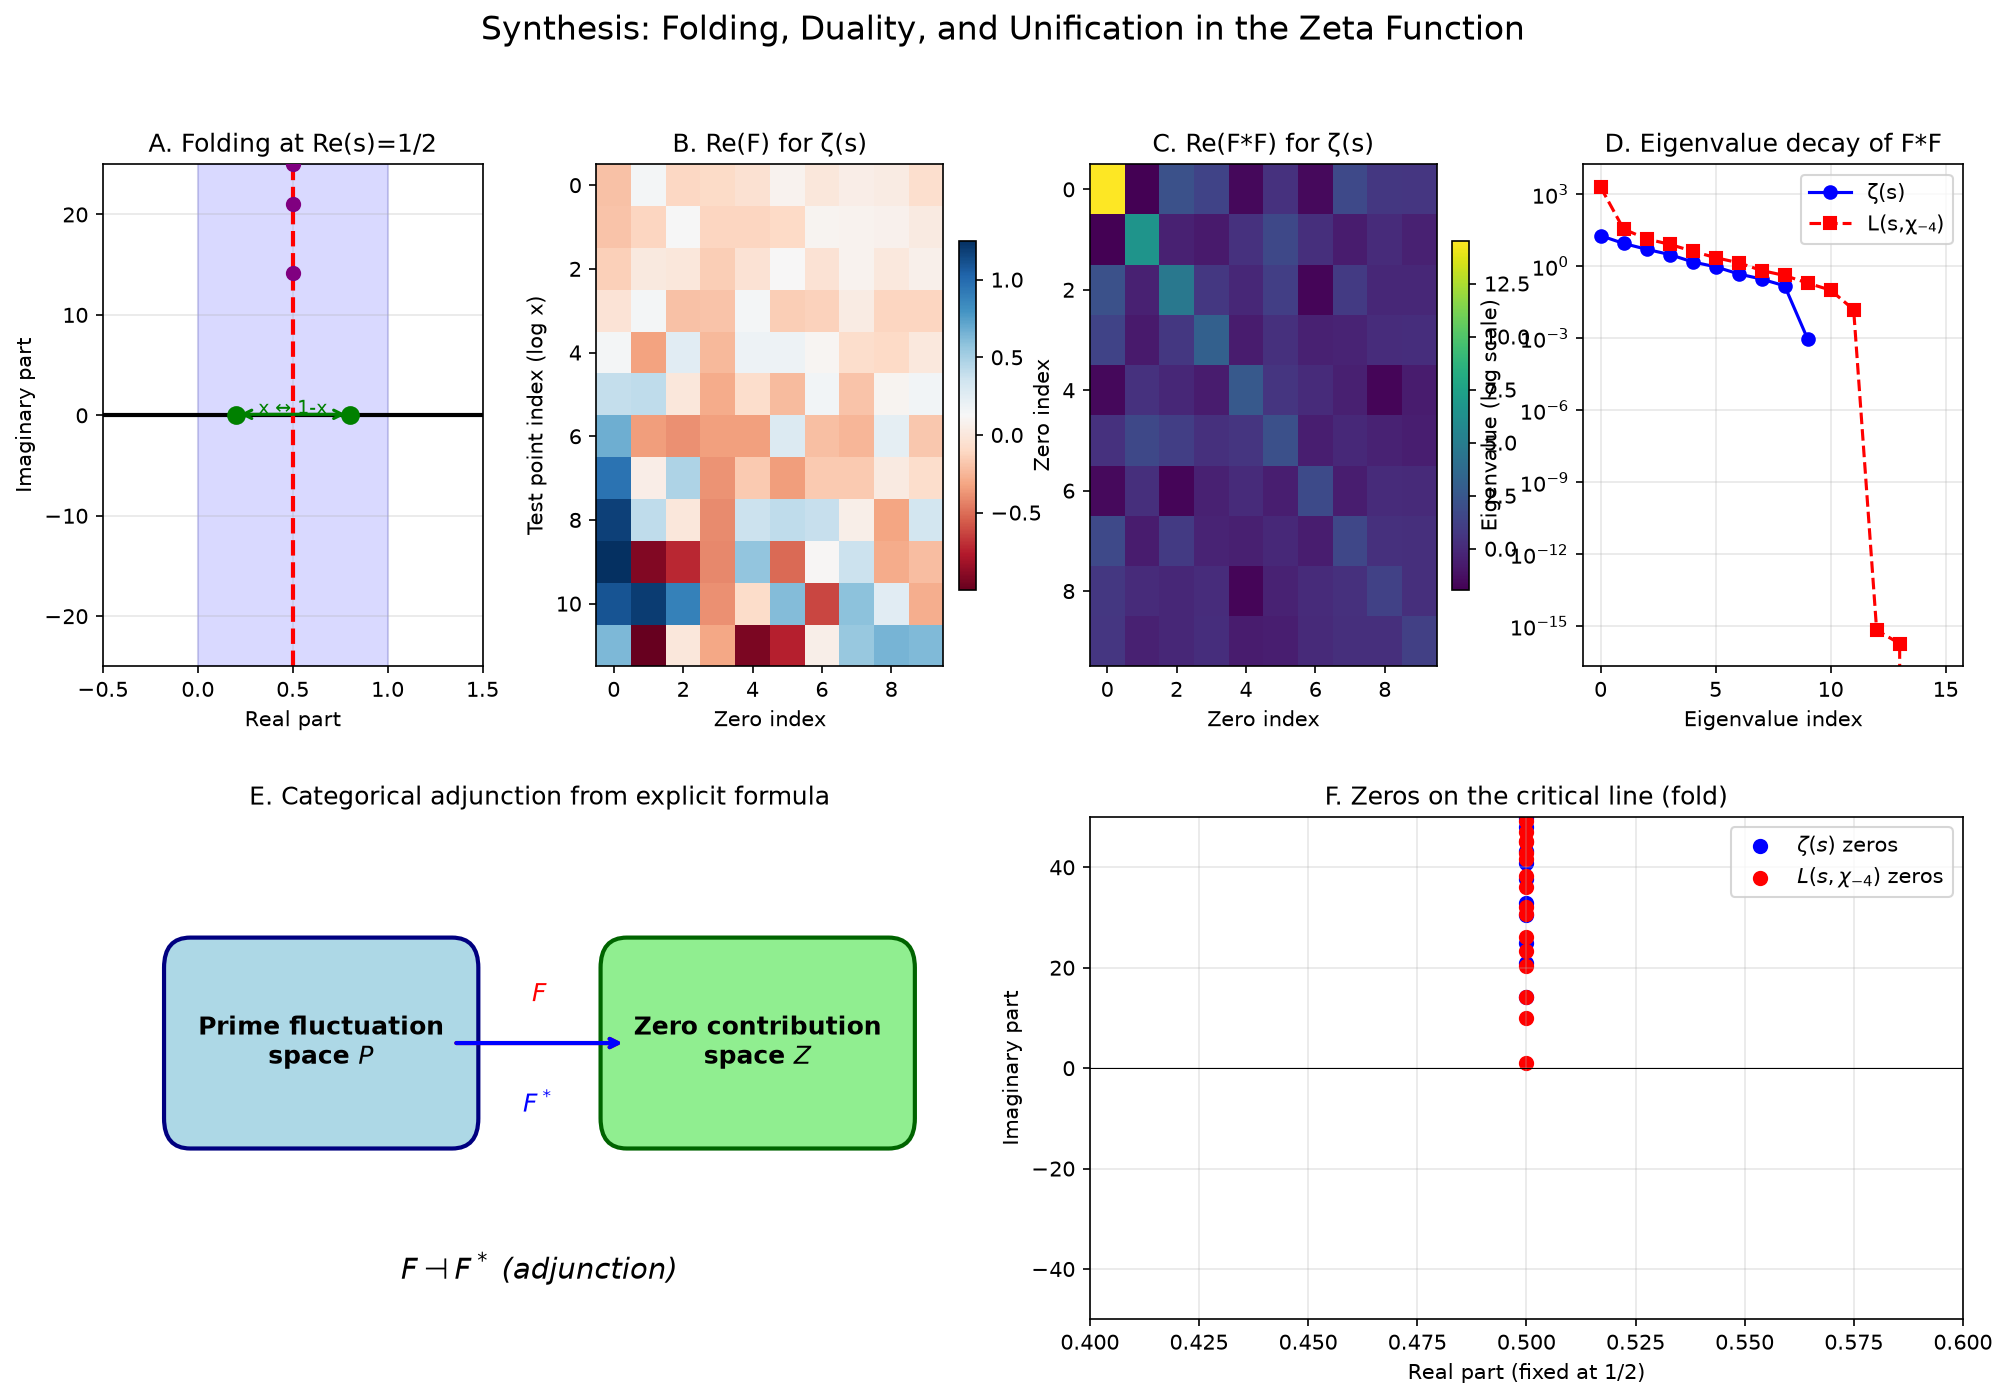

Python code for this plot:
import mpmath as mp
import numpy as np
import matplotlib.pyplot as plt
from matplotlib.patches import FancyBboxPatch

mp.mp.dps = 30

# ---------- Helper functions ----------
def chi_minus4(n):
    if n % 2 == 0:
        return 0
    elif n % 4 == 1:
        return 1
    elif n % 4 == 3:
        return -1
    else:
        return 0

def L_chi_minus4(t):
    N = int(np.sqrt(2 * abs(t) / np.pi))
    if N < 1:
        N = 1
    sum1 = mp.mpc(0,0)
    sum2 = mp.mpc(0,0)
    for n in range(1, N+1):
        chi = chi_minus4(n)
        if chi == 0:
            continue
        term1 = chi * (n ** (-0.5 - 1j * t))
        term2 = chi * (n ** (-0.5 + 1j * t))
        sum1 += term1
        sum2 += term2
    epsilon = -1j
    factor = (4 / (2 * np.pi)) ** (-0.5 + 1j * t)
    return sum1 + epsilon * factor * sum2

def theta_chi_minus4(t):
    return - (t/2) * mp.log(mp.pi/4) + mp.im(mp.loggamma(mp.mpc(0.75, 0.5*t)))

def Z_chi_minus4(t):
    return mp.e**(1j * theta_chi_minus4(t)) * L_chi_minus4(t)

def find_zeros(func, t_start, t_end, step=0.1):
    zeros = []
    t_prev = t_start
    f_prev = func(t_prev)
    for t in np.arange(t_start + step, t_end + step, step):
        f_curr = func(t)
        if np.real(f_prev) * np.real(f_curr) <= 0:
            t_zero = t_prev - (t - t_prev) * np.real(f_prev) / (np.real(f_curr) - np.real(f_prev))
            zeros.append(t_zero)
        t_prev = t
        f_prev = f_curr
    return zeros

def zeta_Z(t):
    theta = mp.im(mp.loggamma(mp.mpc(0.25, 0.5*t))) - (t/2)*mp.log(mp.pi)
    return mp.e**(1j * theta) * mp.zeta(0.5 + 1j*t)

# ---------- Compute zeros ----------
print("Computing zeros...")
# Zeta zeros
zeta_zeros_raw = find_zeros(zeta_Z, 0, 50, step=0.2)
refined = []
for z in zeta_zeros_raw:
    refined.extend(find_zeros(zeta_Z, z-0.5, z+0.5, step=0.01))
zeta_zeros = []
for z in refined:
    if not any(abs(z - uz) < 0.1 for uz in zeta_zeros):
        zeta_zeros.append(z)
zeta_zeros = sorted(zeta_zeros)[:20]

# L(s, chi_{-4}) zeros
chi_zeros_raw = find_zeros(Z_chi_minus4, 0, 50, step=0.2)
refined = []
for z in chi_zeros_raw:
    refined.extend(find_zeros(Z_chi_minus4, z-0.5, z+0.5, step=0.01))
chi_zeros = []
for z in refined:
    if not any(abs(z - uz) < 0.1 for uz in chi_zeros):
        chi_zeros.append(z)
chi_zeros = sorted(chi_zeros)[:20]

# ---------- Build explicit formula transform ----------
def build_F(zeros, M=12):
    N = len(zeros)
    x_vals = [10**i for i in np.linspace(1.0, 3.0, M)]  # 10^1 to 10^3
    F = np.zeros((M, N), dtype=complex)
    for k, x in enumerate(x_vals):
        for n, gamma in enumerate(zeros):
            rho = mp.mpc(0.5, gamma)
            x_rho = x ** rho
            F[k, n] = -x_rho / rho
    return F, x_vals

F_zeta, x_zeta = build_F(zeta_zeros)
F_chi, x_chi = build_F(chi_zeros)

# Adjoint and F*F
F_zeta_adj = F_zeta.conj().T
F_chi_adj = F_chi.conj().T
FtF_zeta = F_zeta_adj @ F_zeta
FtF_chi = F_chi_adj @ F_chi

# Eigenvalues
evals_zeta = np.linalg.eigvals(FtF_zeta)
evals_chi = np.linalg.eigvals(FtF_chi)
evals_zeta_real = np.real(evals_zeta)
evals_chi_real = np.real(evals_chi)

# ---------- Create synthesis figure ----------
fig = plt.figure(figsize=(16, 10))
gs = fig.add_gridspec(2, 4, hspace=0.3, wspace=0.3)

# Panel A: Folding visualization
axA = fig.add_subplot(gs[0, 0])
# Draw integer line [0,1]
axA.axhline(y=0, xmin=-0.5, xmax=1.5, color='black', linewidth=2)
axA.axvspan(0, 1, alpha=0.15, color='blue')
axA.axvline(x=0.5, color='red', linestyle='--', linewidth=2)
# Sample point folding
sample_x = 0.2
mirror_x = 1 - sample_x
axA.plot([sample_x, mirror_x], [0,0], 'o', color='green', markersize=8)
axA.annotate('', xy=(mirror_x, 0.1), xytext=(sample_x, 0.1),
             arrowprops=dict(arrowstyle='<->', color='green', lw=1.5))
axA.text((sample_x+mirror_x)/2, 0.15, 'x ↔ 1-x', ha='center', color='green', fontsize=9)
# Zeta zeros on fold line
axA.scatter([0.5]*len([g for g in zeta_zeros if g>0]), [g for g in zeta_zeros if g>0],
            color='purple', s=40, zorder=3)
axA.scatter([0.5]*len([g for g in zeta_zeros if g<0]), [g for g in zeta_zeros if g<0],
            color='purple', s=40, zorder=3)
axA.set_xlabel('Real part')
axA.set_ylabel('Imaginary part')
axA.set_title('A. Folding at Re(s)=1/2')
axA.set_xlim(-0.5, 1.5)
axA.set_ylim(-25, 25)
axA.grid(True, alpha=0.3)

# Panel B: F matrix heatmap (zeta)
axB = fig.add_subplot(gs[0, 1])
imB = axB.imshow(np.real(F_zeta), aspect='auto', cmap='RdBu')
axB.set_title('B. Re(F) for ζ(s)')
axB.set_xlabel('Zero index')
axB.set_ylabel('Test point index (log x)')
plt.colorbar(imB, ax=axB, fraction=0.046, pad=0.04)

# Panel C: F*F heatmap (zeta)
axC = fig.add_subplot(gs[0, 2])
imC = axC.imshow(np.real(FtF_zeta), aspect='auto', cmap='viridis')
axC.set_title('C. Re(F*F) for ζ(s)')
axC.set_xlabel('Zero index')
axC.set_ylabel('Zero index')
plt.colorbar(imC, ax=axC, fraction=0.046, pad=0.04)

# Panel D: Eigenvalue decay
axD = fig.add_subplot(gs[0, 3])
axD.semilogy(evals_zeta_real, 'bo-', label='ζ(s)')
axD.semilogy(evals_chi_real, 'rs--', label='L(s,χ₋₄)')
axD.set_xlabel('Eigenvalue index')
axD.set_ylabel('Eigenvalue (log scale)')
axD.set_title('D. Eigenvalue decay of F*F')
axD.legend()
axD.grid(True, alpha=0.3)

# Panel E: Schematic of adjunction
axE = fig.add_subplot(gs[1, :2])
axE.set_xlim(0, 10)
axE.set_ylim(0, 5)
axE.axis('off')
# Draw two boxes
boxP = FancyBboxPatch((1, 2), 3, 1.5, boxstyle="round,pad=0.3",
                      edgecolor='navy', facecolor='lightblue', linewidth=2)
boxZ = FancyBboxPatch((6, 2), 3, 1.5, boxstyle="round,pad=0.3",
                      edgecolor='darkgreen', facecolor='lightgreen', linewidth=2)
axE.add_patch(boxP)
axE.add_patch(boxZ)
axE.text(2.5, 2.75, 'Prime fluctuation\nspace $P$', ha='center', va='center', fontsize=12, weight='bold')
axE.text(7.5, 2.75, 'Zero contribution\nspace $Z$', ha='center', va='center', fontsize=12, weight='bold')
# Arrows for adjunction F: Z -> P and F*: P -> Z
axE.annotate('', xy=(4, 2.75), xytext=(6, 2.75),
             arrowprops=dict(arrowstyle='<-', color='red', lw=2, connectionstyle='arc3'))
axE.text(5, 3.1, '$F$', ha='center', va='bottom', color='red', fontsize=12)
axE.annotate('', xy=(6, 2.75), xytext=(4, 2.75),
             arrowprops=dict(arrowstyle='->', color='blue', lw=2, connectionstyle='arc3'))
axE.text(5, 2.3, '$F^*$', ha='center', va='top', color='blue', fontsize=12)
# Label adjunction
axE.text(5, 0.5, '$F \\dashv F^*$ (adjunction)', ha='center', va='center', fontsize=14, style='italic')
axE.set_title('E. Categorical adjunction from explicit formula')

# Panel F: Unification across L-functions (zero locations)
axF = fig.add_subplot(gs[1, 2:])
axF.scatter([0.5]*len(zeta_zeros), zeta_zeros, c='blue', s=40, label=r'$\zeta(s)$ zeros')
axF.scatter([0.5]*len(chi_zeros), chi_zeros, c='red', s=40, label=r'$L(s,\chi_{-4})$ zeros')
axF.axhline(y=0, color='black', linewidth=0.5)
axF.set_xlabel('Real part (fixed at 1/2)')
axF.set_ylabel('Imaginary part')
axF.set_title('F. Zeros on the critical line (fold)')
axF.set_xlim(0.4, 0.6)
axF.set_ylim(-50, 50)
axF.legend()
axF.grid(True, alpha=0.3)

plt.suptitle('Synthesis: Folding, Duality, and Unification in the Zeta Function', fontsize=16, y=0.98)
plt.savefig('synthesis.png', dpi=150, bbox_inches='tight')
print("Saved synthesis.png")
